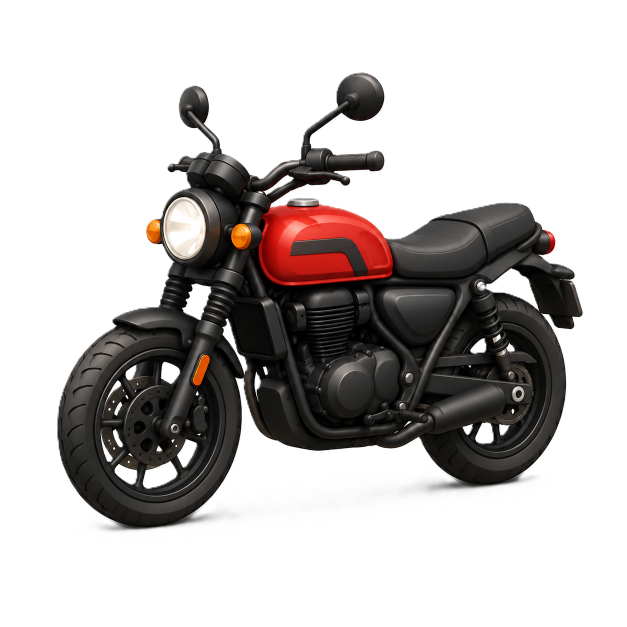
#> input picture Bike.png, 1254 x 1254 px, found by its file name (shown at 1/2 size)
$ python generate_spott_v3.py
#> lines starting #> are read from the running program, lines starting #| are printed output that depends on the picture
import json
import base64
import os
from io import BytesIO
from PIL import Image

# ─── DESIGN TOKENS (Premium HSL-tailored Dark Mode & Rich Palette System) ────────
# Charcoal and warm dark surfaces, pure black #000000 is avoided for components
BG           = {"r": 0.031, "g": 0.031, "b": 0.031}       # #080808 (Base Background)
SURF1        = {"r": 0.071, "g": 0.071, "b": 0.071}       # #121212 (Primary charcoal surface)
SURF2        = {"r": 0.102, "g": 0.102, "b": 0.102}       # #1A1A1A (Secondary charcoal surface)
SURF3        = {"r": 0.137, "g": 0.137, "b": 0.137}       # #232323 (Interactive/Bento card surface)
ACCENT       = {"r": 0.902, "g": 0.0,   "b": 0.137}       # #E60023 (Brand Pinterest Red)
PURPLE       = {"r": 0.545, "g": 0.361, "b": 0.965}       # #8B5CF6 (Electric Purple for Premium secondary actions)
SUCCESS      = {"r": 0.063, "g": 0.725, "b": 0.506}       # #10B981 (Emerald Success / Cost Recovery)
SAFETY       = {"r": 0.961, "g": 0.620, "b": 0.043}       # #F59E0B (Amber Gold warn/rating/safety)
INFO         = {"r": 0.024, "g": 0.714, "b": 0.831}       # #06B6D4 (Cyan Info / GPS Live updates)
GLOW         = {"r": 1.0,   "g": 0.2,   "b": 0.333}       # #FF3355 (Vibrant highlight)
WHITE        = {"r": 1.0,   "g": 1.0,   "b": 1.0}
MUTED        = {"r": 0.631, "g": 0.631, "b": 0.667}       # #A1A1AA (Zinc Muted text)
DIM          = {"r": 0.400, "g": 0.400, "b": 0.420}       # Dim text for lower emphasis
DIVIDER      = {"r": 0.145, "g": 0.145, "b": 0.155}       # Subtle grid lines
GLASS_BORDER = {"r": 0.200, "g": 0.200, "b": 0.210}       # Subtle glass border

# Tinted surface overlays for background glows
ACC_SURF     = {"r": 0.180, "g": 0.040, "b": 0.055}       # Red tint
PURP_SURF    = {"r": 0.080, "g": 0.050, "b": 0.150}       # Purple tint
SUC_SURF     = {"r": 0.040, "g": 0.145, "b": 0.075}       # Green tint
SAF_SURF     = {"r": 0.160, "g": 0.120, "b": 0.030}       # Amber tint
INF_SURF     = {"r": 0.010, "g": 0.110, "b": 0.130}       # Cyan tint

# SKELETON LOADERS COLOR TOKENS
SKEL_BG      = {"r": 0.150, "g": 0.150, "b": 0.160}       # Base skeleton grey
SKEL_HI      = {"r": 0.220, "g": 0.220, "b": 0.230}       # Highlight shimmer grey

# ─── LAYOUT CONSTANTS ───────────────────────────────────────────
SW, SH       = 390, 844  # Premium mobile screen template
PAD          = 24            # Clean outer grid margins
CW           = SW - 2*PAD    # Content width = 342

# Columns & Rows grid coordinates
COLS = [80, 520, 960, 1400, 1840, 2280]
ROWS = [220, 1150, 2080, 3010, 3940, 4870, 5800]

# ─── PRIMITIVE NODE BUILDERS ────────────────────────────────────
def T(x, y, txt, sz=14, col=WHITE, style='Regular', name=None, w=None, h=None):
    o = {"type":"text","x":x,"y":y,"text":txt,
         "font":{"family":"Inter","style":style},"fontSize":sz,"color":col,
         "name":name or txt[:15]}
    if w: o["width"]=w
    if h: o["height"]=h
    return o

def R(x, y, w, h, fill=SURF2, rad=20, name="Rect"):
    return {"type":"rect","x":x,"y":y,"width":w,"height":h,
            "fill":fill,"cornerRadius":rad,"name":name}

def B(x, y, w, h, label, fill=ACCENT, tcol=WHITE, rad=14, sz=15, name=None):
    return {"type":"button","x":x,"y":y,"width":w,"height":h,
            "fill":fill,"cornerRadius":rad,"text":label,"textColor":tcol,
            "font":{"family":"Inter","style":"Bold"},"fontSize":sz,
            "name":name or f"Btn - {label}"}

def C(x, y, w, h, label, fill=SURF3, tcol=WHITE, sz=11, name=None):
    return {"type":"chip","x":x,"y":y,"width":w,"height":h,
            "fill":fill,"cornerRadius":rad if (rad := h//2) else 14,
            "text":label,"textColor":tcol,
            "font":{"family":"Inter","style":"Semi Bold"},"fontSize":sz,
            "name":name or f"Chip - {label}"}

def IMG_R(x, y, w, h, img_key, rad=16, name="Image"):
    return {"type":"image_rect","x":x,"y":y,"width":w,"height":h,
            "imageKey":img_key,"cornerRadius":rad,"name":name}

# ─── COMPOSITE BUILDERS ─────────────────────────────────────────
def status_bar(sx, sy):
    return [
        T(sx+28, sy+14, "9:41", sz=14, style="Semi Bold", col=WHITE),
        R(sx+145, sy+12, 100, 18, fill=BG, rad=9, name="Dynamic Island"),
        T(sx+310, sy+14, "5G 📶", sz=11, style="Semi Bold", col=MUTED),
    ]

def nav_passenger(sx, sy, active=0):
    items = ["Home","Explore","Trips","Activity","Profile"]
    icons = ["⌂","◈","▣","◷","●"]
    els = [R(sx, sy+SH-80, SW, 80, fill=SURF1, rad=0, name="Nav Bar")]
    els.append(R(sx, sy+SH-80, SW, 1, fill=DIVIDER, rad=0, name="Nav Border"))
    iw = SW // len(items)
    for i, (item, icon) in enumerate(zip(items, icons)):
        cx = sx + i*iw + iw//2
        is_active = i == active
        c = ACCENT if is_active else DIM
        els.append(T(cx-6, sy+SH-64, icon, sz=18, col=c, style="Bold", name=f"Nav Icon {item}"))
        els.append(T(cx-18, sy+SH-40, item, sz=9, col=c, style="Semi Bold" if is_active else "Regular", name=f"Nav Label {item}"))
        if is_active:
            els.append(R(cx-2, sy+SH-82, 4, 4, fill=ACCENT, rad=2, name="Active Dot"))
    return els

def nav_traveler(sx, sy, active=0):
    items = ["Dashboard","Requests","Trips","Vehicle","Profile"]
    icons = ["◉","◈","▣","🚗","●"]
    els = [R(sx, sy+SH-80, SW, 80, fill=SURF1, rad=0, name="Nav Bar")]
    els.append(R(sx, sy+SH-80, SW, 1, fill=DIVIDER, rad=0, name="Nav Border"))
    iw = SW // len(items)
    for i, (item, icon) in enumerate(zip(items, icons)):
        cx = sx + i*iw + iw//2
        is_active = i == active
        c = PURPLE if is_active else DIM
        els.append(T(cx-6, sy+SH-64, icon, sz=18, col=c, style="Bold", name=f"Nav Icon {item}"))
        els.append(T(cx-18, sy+SH-40, item, sz=9, col=c, style="Semi Bold" if is_active else "Regular", name=f"Nav Label {item}"))
        if is_active:
            els.append(R(cx-2, sy+SH-82, 4, 4, fill=PURPLE, rad=2, name="Active Dot"))
    return els

def avatar_premium(x, y, sz, initial, bg=SURF3, verified=False, ring=True, ring_color=ACCENT):
    els = []
    if ring:
        els.append(R(x-3, y-3, sz+6, sz+6, fill=ring_color, rad=(sz+6)//2, name=f"Ring {initial}"))
        els.append(R(x-2, y-2, sz+4, sz+4, fill=BG, rad=(sz+4)//2, name="Ring Space"))
    els.append(R(x, y, sz, sz, fill=bg, rad=sz//2, name=f"Avatar {initial}"))
    els.append(T(x+sz//2-5, y+sz//2-10, initial, sz=sz//2, style="Bold", col=WHITE, name=f"Initial {initial}"))
    if verified:
        els.append(R(x+sz-12, y+sz-12, 16, 16, fill=SUCCESS, rad=8, name="Verified Dot"))
        els.append(T(x+sz-9, y+sz-13, "✓", sz=9, col=WHITE, style="Bold", name="Check"))
    return els

def glass_card(sx, sy, y_start, w, h, fill=SURF2, border=True, name="Glass Card"):
    els = []
    if border:
        els.append(R(sx, sy+y_start-1, w, h+2, fill=GLASS_BORDER, rad=23, name=f"{name} Border"))
    els.append(R(sx, sy+y_start, w, h, fill=fill, rad=22, name=name))
    return els

def hero_banner(sx, sy, y_start, height=220, title="Travel Smarter", subtitle="Find verified travels", accent_line=ACCENT, orb_fill=ACC_SURF):
    return [
        # Hero Base
        R(sx+PAD, sy+y_start, CW, height, fill=SURF2, rad=28, name="Hero Base"),
        R(sx+PAD, sy+y_start, CW, height//2, fill=orb_fill, rad=28, name="Hero Gradient Glow"),
        R(sx+PAD, sy+y_start, CW, 4, fill=accent_line, rad=2, name="Hero Accent Line"),
        # Floating glow elements
        R(sx+CW-20, sy+y_start+20, 60, 60, fill=orb_fill, rad=30, name="Glow Orb 1"),
        R(sx+40, sy+y_start+height-50, 40, 40, fill=orb_fill, rad=20, name="Glow Orb 2"),
        # Typography Header
        T(sx+PAD+20, sy+y_start+24, title, sz=22, style="Bold", col=WHITE, name="Hero Title"),
        T(sx+PAD+20, sy+y_start+56, subtitle, sz=12, col=MUTED, w=CW-40, name="Hero Subtitle"),
    ]

# ─── SIGNATURE SPOTT COMPONENT: ROUTE CARD ──────────────────────
def route_card(sx, sy, y, from_city, to_city, count, price, accent_color=ACCENT, type_label="Traveler", card_name="Route Card"):
    return [
        # Card Surface
        *glass_card(sx+PAD, sy, y, CW, 145, fill=SURF2, border=True, name=card_name),
        # Route connectors visual
        R(sx+42, sy+y+35, 10, 10, fill=accent_color, rad=5, name="From Dot"),
        R(sx+46, sy+y+47, 2, 44, fill=DIVIDER, rad=0, name="Connector Line"),
        R(sx+42, sy+y+93, 10, 10, fill=SUCCESS, rad=5, name="To Dot"),
        # City labels
        T(sx+64, sy+y+30, from_city, sz=16, style="Bold", col=WHITE),
        T(sx+64, sy+y+88, to_city, sz=16, style="Bold", col=WHITE),
        # Sub-details
        T(sx+64, sy+y+60, f"{count} active {type_label}s today", sz=11, col=MUTED),
        # Pricing and Action CTA
        T(sx+SW-PAD-100, sy+y+32, f"₹{price}", sz=20, style="Bold", col=SUCCESS),
        T(sx+SW-PAD-100, sy+y+56, "cost share", sz=10, col=MUTED),
        B(sx+SW-PAD-110, sy+y+86, 90, 32, "View →", fill=SURF3, tcol=WHITE, rad=16, sz=12)
    ]

def trust_badge_row(sx, sy, y):
    return [
        R(sx+PAD, sy+y, CW, 48, fill=SURF1, rad=14, name="Trust Badges Container"),
        T(sx+PAD+15, sy+y+17, "✓ ID Verified", sz=11, col=SUCCESS, style="Semi Bold"),
        T(sx+PAD+118, sy+y+17, "✓ DL Verified", sz=11, col=SUCCESS, style="Semi Bold"),
        T(sx+PAD+215, sy+y+17, "✓ Vehicle Verified", sz=11, col=SUCCESS, style="Semi Bold")
    ]

def motion_layer_tag(sx, sy, x_off=PAD, y_off=78, motion_type="Surface Lift"):
    return [
        C(sx+SW-PAD-110, sy+y_off, 110, 22, f"⚡ {motion_type}", fill=PURP_SURF, tcol=PURPLE, sz=9, name="Motion Spec Tag")
    ]

def section_title(sx, sy, y_offset, title, subtitle=None):
    els = [T(sx+PAD, sy+y_offset, title, sz=18, style="Bold", col=WHITE)]
    if subtitle:
        els.append(T(sx+PAD, sy+y_offset+26, subtitle, sz=13, col=MUTED))
    return els

def divider(sx, sy, y_offset):
    return R(sx+PAD, sy+y_offset, CW, 1, fill=DIVIDER, rad=0, name="Divider")

def screen(name, col, row, children, fill=BG):
    return {"name":name,"x":COLS[col],"y":ROWS[row],
            "width":SW,"height":SH,"fill":fill,"children":children}

# ─── COMPRESS & ENCODE ASSETS (Optimized production workflow) ──────
base_dir = r"D:\PROJECTS\Spotter\spotter"
image_files = {
    "bike": os.path.join(base_dir, "Bike.png"),
    "calendar": os.path.join(base_dir, "Calendar.png"),
    "car": os.path.join(base_dir, "Car.png"),
    "parcel": os.path.join(base_dir, "Parcel.png"),
    "rikshaw": os.path.join(base_dir, "Rikshaw.png"),
    "route": os.path.join(base_dir, "route.png"),
    "safety": os.path.join(base_dir, "safety.png"),
    "verification": os.path.join(base_dir, "verification.png")
}

base64_images = {}
for key, filepath in image_files.items():
    if os.path.exists(filepath):
        try:
            with Image.open(filepath) as img:
#> img is the input picture: PIL image 1254x1254 RGBA; mean R, G, B, A 185.8, 181.7, 180.7, 82.9
                img.thumbnail((320, 320))
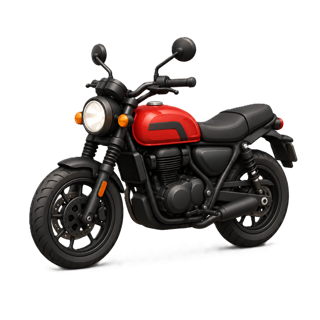
#> img: PIL image 320x320 RGBA; mean R, G, B, A 28.6, 24.6, 23.6, 82.9; transparent parts drawn white
                buffered = BytesIO()
                img.save(buffered, format="PNG", optimize=True)
                b64_str = base64.b64encode(buffered.getvalue()).decode('utf-8')
                base64_images[key] = b64_str
                print(f"Compressed and encoded {key} (size: {len(b64_str)} chars)")
        except Exception as e:
            print(f"Failed to process {key}: {e}")
            base64_images[key] = ""
    else:
        print(f"Warning: {filepath} not found.")
        base64_images[key] = ""

# ═══════════════════════════════════════════════════════════════
#  SCREEN LIST DEFINITION (36 UNIQUE SCREENS)
# ═══════════════════════════════════════════════════════════════
screens = []
#> screens = []

# ───────────────────────────────────────────────────────────────
# ROW 1: AUTH & ONBOARDING (y=220)
# ───────────────────────────────────────────────────────────────

# 1. SPLASH
sx, sy = COLS[0], ROWS[0]
screens.append(screen("Splash", 0, 0, [
    R(sx+105, sy+225, 180, 180, fill=ACC_SURF, rad=90, name="Glow Ring Outer"),
    R(sx+120, sy+240, 150, 150, fill=BG, rad=75, name="Glow Ring Inner"),
    IMG_R(sx+135, sy+255, 120, 120, "verification", name="Branding Badge"),
    T(sx+110, sy+440, "SPOTT", sz=52, style="Bold", col=WHITE),
    T(sx+75, sy+508, "Travel Smarter. Share Costs. Direct.", sz=15, style="Medium", col=MUTED),
    C(sx+38, sy+580, 100, 32, "Cost Share", fill=SURF2, tcol=WHITE),
    C(sx+148, sy+580, 100, 32, "Verified Only", fill=SURF2, tcol=SUCCESS),
    C(sx+258, sy+580, 105, 32, "Send Parcels", fill=SURF2, tcol=SAFETY),
    B(sx+PAD, sy+675, CW, 56, "Get Started", fill=ACCENT),
    B(sx+PAD, sy+743, CW, 56, "I already have an account", fill=SURF2, tcol=MUTED),
    *motion_layer_tag(sx, sy, y_off=82, motion_type="Connected Morph")
]))
#> (the rest of the program and of its run is left out)
